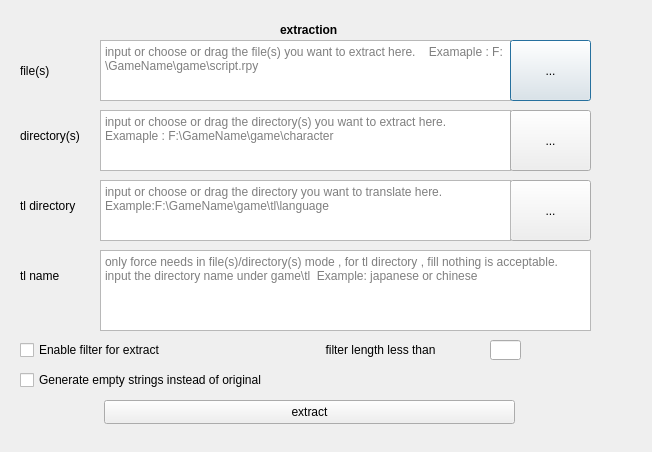
<?xml version="1.0" encoding="UTF-8"?>
<ui version="4.0">
 <class>ExtractionDialog</class>
 <widget class="QDialog" name="ExtractionDialog">
  <property name="geometry">
   <rect>
    <x>0</x>
    <y>0</y>
    <width>652</width>
    <height>452</height>
   </rect>
  </property>
  <property name="windowTitle">
   <string>Extraction</string>
  </property>
  <widget class="QWidget" name="widget_2" native="true">
   <property name="geometry">
    <rect>
     <x>20</x>
     <y>10</y>
     <width>600</width>
     <height>430</height>
    </rect>
   </property>
   <property name="minimumSize">
    <size>
     <width>600</width>
     <height>430</height>
    </size>
   </property>
   <widget class="QTextEdit" name="selectFilesText_2">
    <property name="geometry">
     <rect>
      <x>80</x>
      <y>30</y>
      <width>411</width>
      <height>61</height>
     </rect>
    </property>
    <property name="toolTip">
     <string/>
    </property>
    <property name="placeholderText">
     <string>input or choose or drag the file(s) you want to extract here.    Examaple : F:\GameName\game\script.rpy</string>
    </property>
   </widget>
   <widget class="QLabel" name="label_5">
    <property name="geometry">
     <rect>
      <x>0</x>
      <y>45</y>
      <width>71</width>
      <height>31</height>
     </rect>
    </property>
    <property name="text">
     <string>file(s)</string>
    </property>
    <property name="wordWrap">
     <bool>true</bool>
    </property>
   </widget>
   <widget class="QPushButton" name="selectFilesBtn_2">
    <property name="geometry">
     <rect>
      <x>490</x>
      <y>30</y>
      <width>81</width>
      <height>61</height>
     </rect>
    </property>
    <property name="text">
     <string>...</string>
    </property>
   </widget>
   <widget class="QLabel" name="label_6">
    <property name="geometry">
     <rect>
      <x>260</x>
      <y>10</y>
      <width>141</width>
      <height>20</height>
     </rect>
    </property>
    <property name="font">
     <font>
      <bold>true</bold>
     </font>
    </property>
    <property name="text">
     <string>extraction</string>
    </property>
   </widget>
   <widget class="QPushButton" name="selectDirBtn_2">
    <property name="geometry">
     <rect>
      <x>490</x>
      <y>170</y>
      <width>81</width>
      <height>61</height>
     </rect>
    </property>
    <property name="text">
     <string>...</string>
    </property>
   </widget>
   <widget class="QLabel" name="label_7">
    <property name="geometry">
     <rect>
      <x>0</x>
      <y>180</y>
      <width>71</width>
      <height>31</height>
     </rect>
    </property>
    <property name="text">
     <string>tl directory</string>
    </property>
    <property name="wordWrap">
     <bool>true</bool>
    </property>
   </widget>
   <widget class="QTextEdit" name="selectDirText_2">
    <property name="geometry">
     <rect>
      <x>80</x>
      <y>170</y>
      <width>411</width>
      <height>61</height>
     </rect>
    </property>
    <property name="placeholderText">
     <string>input or choose or drag the directory you want to translate here.  Example:F:\GameName\game\tl\language</string>
    </property>
   </widget>
   <widget class="QPushButton" name="extractBtn">
    <property name="geometry">
     <rect>
      <x>84</x>
      <y>390</y>
      <width>411</width>
      <height>24</height>
     </rect>
    </property>
    <property name="text">
     <string>extract</string>
    </property>
   </widget>
   <widget class="QLabel" name="label_8">
    <property name="geometry">
     <rect>
      <x>0</x>
      <y>250</y>
      <width>71</width>
      <height>31</height>
     </rect>
    </property>
    <property name="text">
     <string>tl name</string>
    </property>
    <property name="wordWrap">
     <bool>true</bool>
    </property>
   </widget>
   <widget class="QTextEdit" name="tlNameText">
    <property name="geometry">
     <rect>
      <x>80</x>
      <y>240</y>
      <width>491</width>
      <height>81</height>
     </rect>
    </property>
    <property name="placeholderText">
     <string>only force needs in file(s)/directory(s) mode , for tl directory , fill nothing is acceptable. input the directory name under game\tl  Example: japanese or chinese</string>
    </property>
   </widget>
   <widget class="QLabel" name="label_13">
    <property name="geometry">
     <rect>
      <x>0</x>
      <y>110</y>
      <width>81</width>
      <height>31</height>
     </rect>
    </property>
    <property name="text">
     <string>directory(s)</string>
    </property>
    <property name="wordWrap">
     <bool>true</bool>
    </property>
   </widget>
   <widget class="QTextEdit" name="selectDirsText">
    <property name="geometry">
     <rect>
      <x>80</x>
      <y>100</y>
      <width>411</width>
      <height>61</height>
     </rect>
    </property>
    <property name="toolTip">
     <string/>
    </property>
    <property name="placeholderText">
     <string>input or choose or drag the directory(s) you want to extract here.    Examaple : F:\GameName\game\character</string>
    </property>
   </widget>
   <widget class="QPushButton" name="selectDirsBtn">
    <property name="geometry">
     <rect>
      <x>490</x>
      <y>100</y>
      <width>81</width>
      <height>61</height>
     </rect>
    </property>
    <property name="text">
     <string>...</string>
    </property>
   </widget>
   <widget class="QCheckBox" name="filterCheckBox">
    <property name="geometry">
     <rect>
      <x>0</x>
      <y>330</y>
      <width>261</width>
      <height>20</height>
     </rect>
    </property>
    <property name="text">
     <string>Enable filter for extract</string>
    </property>
   </widget>
   <widget class="QLabel" name="label_14">
    <property name="geometry">
     <rect>
      <x>260</x>
      <y>332</y>
      <width>201</width>
      <height>16</height>
     </rect>
    </property>
    <property name="text">
     <string>filter length less than</string>
    </property>
    <property name="alignment">
     <set>Qt::AlignCenter</set>
    </property>
   </widget>
   <widget class="QLineEdit" name="filterLengthLineEdit">
    <property name="geometry">
     <rect>
      <x>470</x>
      <y>330</y>
      <width>31</width>
      <height>20</height>
     </rect>
    </property>
   </widget>
   <widget class="QCheckBox" name="emptyCheckBox">
    <property name="geometry">
     <rect>
      <x>0</x>
      <y>360</y>
      <width>501</width>
      <height>20</height>
     </rect>
    </property>
    <property name="text">
     <string>Generate empty strings instead of original</string>
    </property>
   </widget>
  </widget>
 </widget>
 <resources/>
 <connections/>
</ui>
